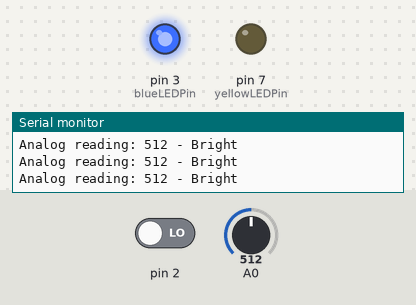
Simulated run of this sketch. Board: Arduino Uno, built with avr-gcc and run on an emulated ATmega328P. On the bench: output pins drawn as LEDs (lit = HIGH), the last lines printed to the serial monitor. Inputs (shaded band) come from the test bench; at power-on: A0 = 512, pin 2 LOW.

Above: at 1.2 s.
1.3 s: A0 set to 419
4.3 s: A0 set to 383
At 4.8 s:
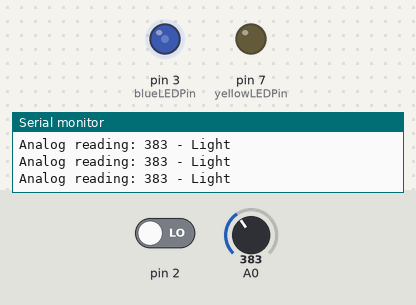
5.8 s: pin 2 driven HIGH
At 6.2 s:
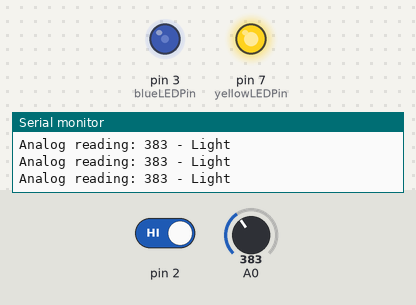
7.3 s: A0 set to 511
At 7.7 s:
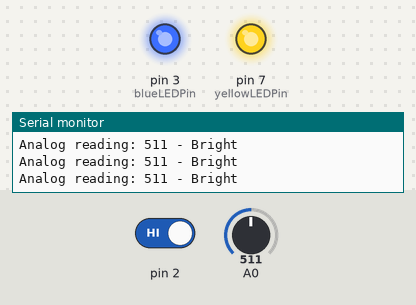
8.8 s: pin 2 driven LOW
At 10.0 s:
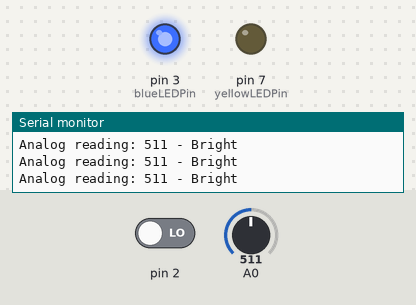
10.3 s: A0 set to 90
At 10.9 s:
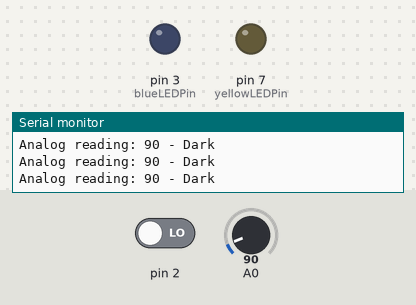
Timing chart, 0 to 12.8 s (numbered marks = the images above; inputs shaded):
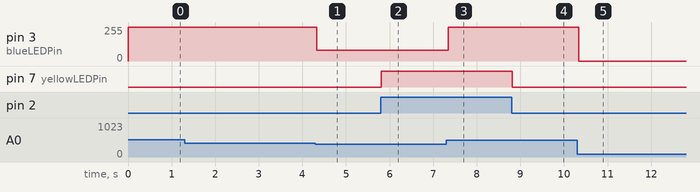

Measured:
- the behaviour switches between 402 and 401 on A0 (found by bisection; images 0 and 1)
- after the input at 4.3 s, pin 3 (blueLEDPin): 255/255 → 80/255 at once
- after the input at 5.8 s, pin 7 (yellowLEDPin): LOW → HIGH at once
- after the input at 7.3 s, pin 3 (blueLEDPin): 80/255 → 255/255 after 0.05 s
- after the input at 8.8 s, pin 7 (yellowLEDPin): HIGH → LOW at once
- after the input at 10.3 s, pin 3 (blueLEDPin): 255/255 → 0/255 at once

The sketch:

week9_analogInputOutput.ino
```cpp
const int blueLEDPin = 3;
const int yellowLEDPin = 7;

void setup() {
  pinMode(yellowLEDPin, OUTPUT);
  pinMode(blueLEDPin, OUTPUT);
  pinMode(A2, INPUT);
  Serial.begin(9600);
}

void loop() {

  int switchPosition = digitalRead(2);

  int analogValue = analogRead(A0);
  int brightness = map(analogValue, 0, 1023, 0, 255);


  if (switchPosition == HIGH) {
    digitalWrite(yellowLEDPin, HIGH);   // turn the LED on (HIGH is the voltage level)
  } else  {
    digitalWrite(yellowLEDPin, LOW);    // turn the LED off by making the voltage LOW
  }

  Serial.print("Analog reading: ");
  Serial.print(analogValue);   // the raw analog reading

  // We'll have a few threshholds, qualitatively determined
  if (brightness < 25) {
    Serial.println(" - Dark");
    analogWrite(blueLEDPin, 0);
  } else if (brightness < 50) {
    Serial.println(" - Dim");
    analogWrite(blueLEDPin, 10);
  } else if (brightness < 100) {
    Serial.println(" - Light");
    analogWrite(blueLEDPin, 80);
  } else if (brightness < 255) {
    Serial.println(" - Bright");
    analogWrite(blueLEDPin, 255);
  } else {
    Serial.println(" - Very bright");
  }


}
```
